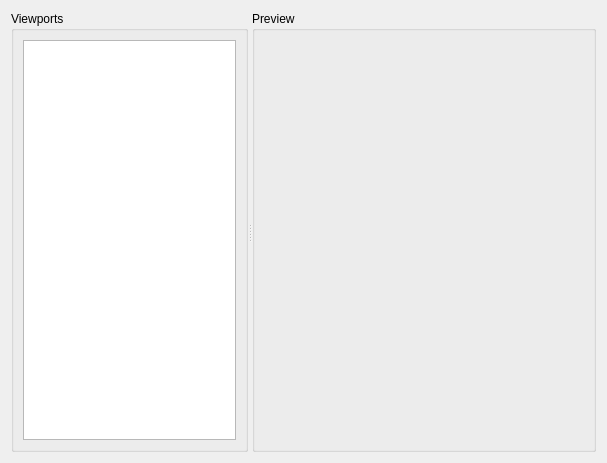
<?xml version="1.0" encoding="UTF-8"?>
<ui version="4.0">
 <class>Viewport</class>
 <widget class="QWidget" name="Viewport">
  <property name="geometry">
   <rect>
    <x>0</x>
    <y>0</y>
    <width>607</width>
    <height>463</height>
   </rect>
  </property>
  <layout class="QVBoxLayout" name="verticalLayout_3">
   <item>
    <widget class="QSplitter" name="splitter">
     <property name="orientation">
      <enum>Qt::Horizontal</enum>
     </property>
     <widget class="QGroupBox" name="groupBox_2">
      <property name="title">
       <string>Viewports</string>
      </property>
      <layout class="QVBoxLayout" name="verticalLayout_2">
       <item>
        <widget class="QListWidget" name="ViewportList">
         <property name="SaveContents" stdset="0">
          <bool>false</bool>
         </property>
        </widget>
       </item>
      </layout>
     </widget>
     <widget class="QGroupBox" name="groupBox">
      <property name="title">
       <string>Preview</string>
      </property>
      <layout class="QVBoxLayout" name="verticalLayout">
       <item>
        <widget class="QWidget" name="PreviewWidget" native="true">
         <property name="minimumSize">
          <size>
           <width>320</width>
           <height>240</height>
          </size>
         </property>
        </widget>
       </item>
      </layout>
     </widget>
    </widget>
   </item>
  </layout>
 </widget>
 <resources/>
 <connections/>
</ui>
